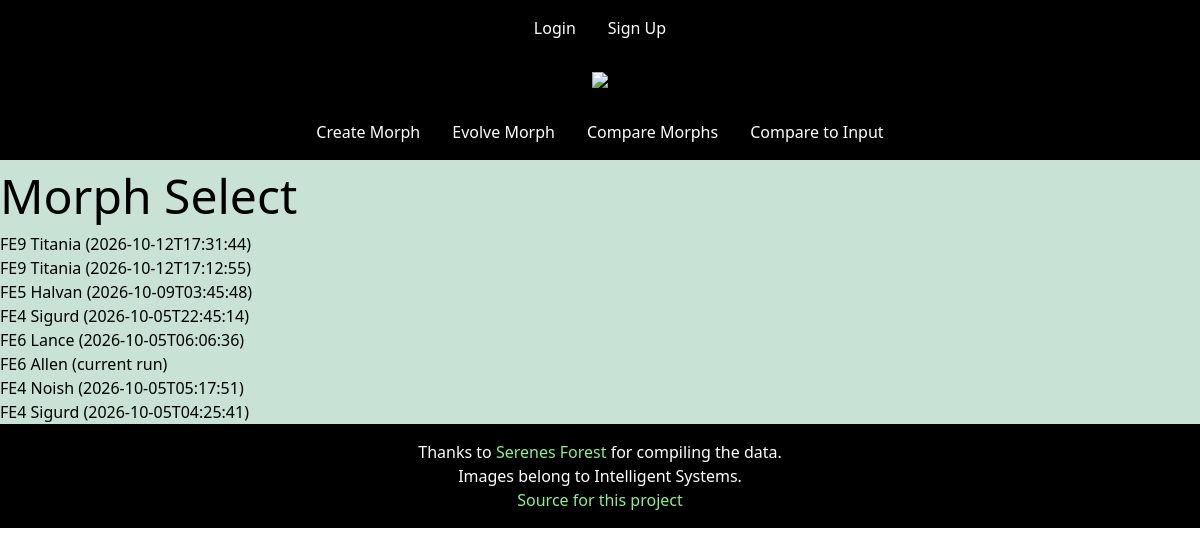
The page /morphs/ on the database as committed earlier.
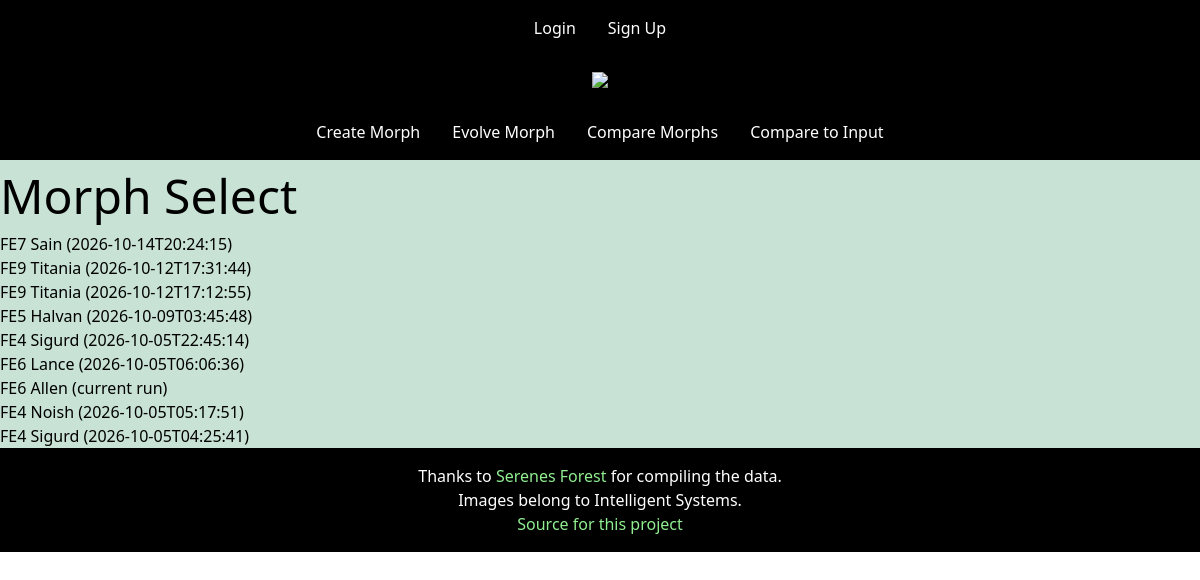
The same page on the database as committed later.
### dracogate/models.py (models this page shows, shortened)
class VirtualMorph(models.Model):
    owner = models.ForeignKey(
        to=User,
        null=True,
        on_delete=models.CASCADE,
    )
    name = models.CharField(
        default=vmorph_name_generator,
        max_length=32,
    )
    creation_date = models.DateTimeField(
        auto_now_add=True,
    )
    game_no = models.PositiveSmallIntegerField(
    )
    unit = models.CharField(
    )
    init_options = models.JSONField(
        default=dict,
    )
    history = models.JSONField(
        default=list,
    )
    stats = models.JSONField(
        default=dict,
    )
    class Meta:
        unique_together = ["owner", "name"]

### dracogate/views.py (the view)
# urls.py: path("", views.MorphListView.as_view(), name="morph_list"),
class MorphListView(ListView):
    template_name = "dracogate/morph_list.html"
    model = VirtualMorph
    def get_context_data(self, **kwargs):
        context = super().get_context_data(**kwargs)
        return context
    def get_queryset(self, **kwds):
        user = (None if self.request.user.is_authenticated is False else self.request.user)
        queryset = self.model.objects.filter(owner=user).order_by("-creation_date")
        return queryset

### dracogate/templates/dracogate/morph_list.html
{% extends "_base.html" %}
{% load static %}
{% block main %}
<h1>Morph Select</h1>
<ol>
{% for virtualmorph in virtualmorph_list %}
  <li>
    <a href="{% url 'dracogate:morph_detail' virtualmorph.id %}">
      FE{{virtualmorph.game_no}} {{virtualmorph.unit}} ({{ virtualmorph.name }})
    </a>
  </li>
{% endfor %}
</ol>
{% endblock %}

Rows that differ between the two databases and show on the page:
added VirtualMorph: game_no "7", unit "Sain", name "2026-10-14T20:24:15"
